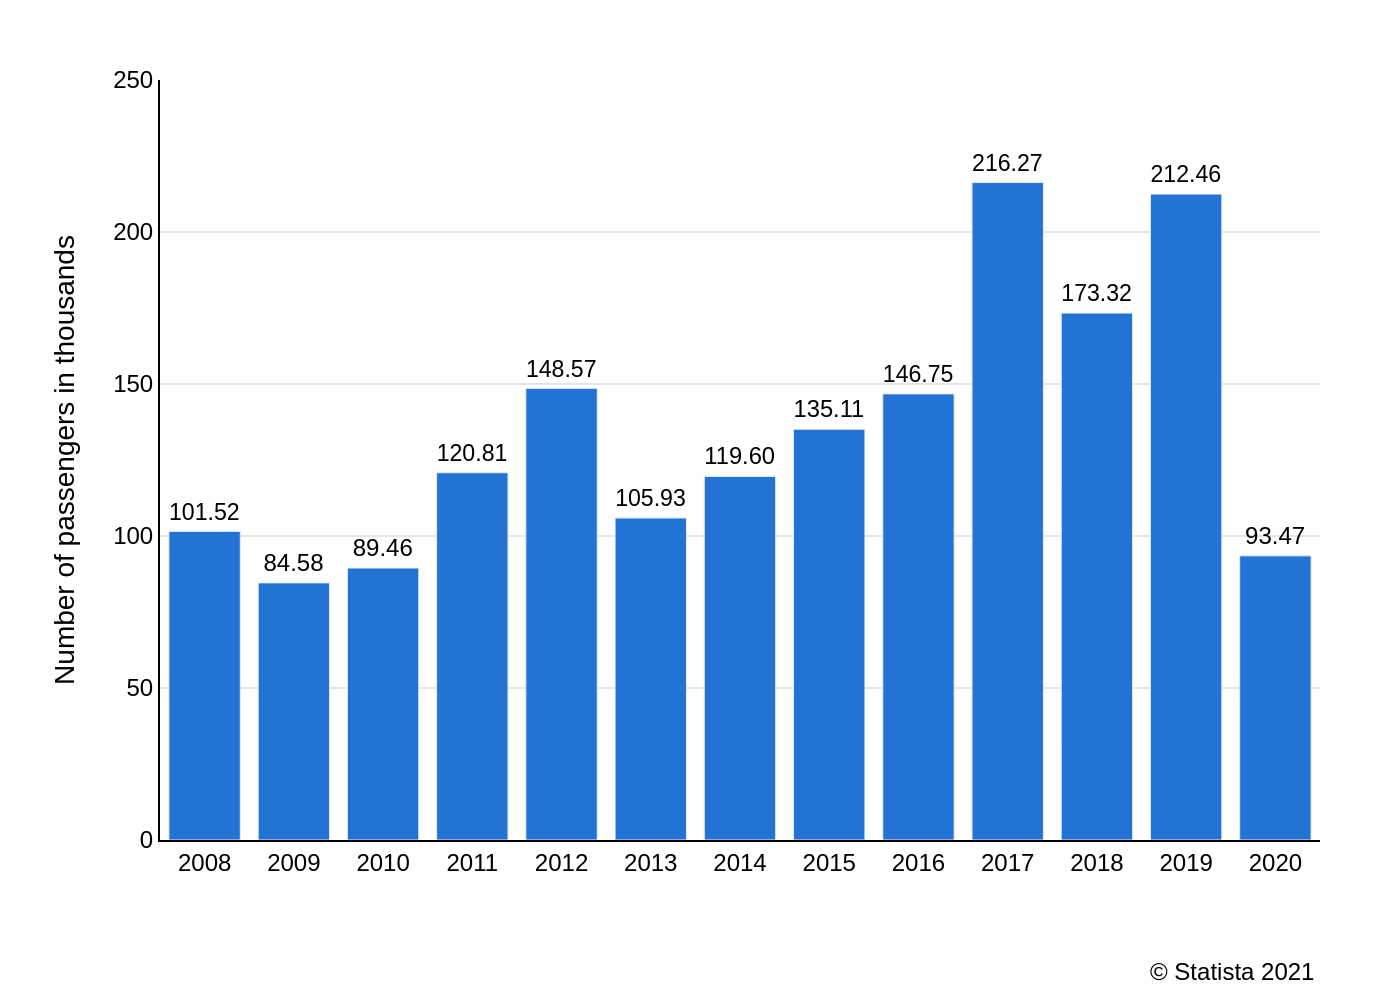

Source code (Python):
import sys
import json
import pathlib
import plotly.graph_objects as go

if len(sys.argv) != 2:
    print(f"Usage: python {sys.argv[0]} <json_file_path>")
    sys.exit(1)

json_file_path = sys.argv[1]
json_path = pathlib.Path(json_file_path)
output_png_path = json_path.with_suffix('.png')

try:
    with open(json_path, 'r', encoding='utf-8') as f:
        chart_info = json.load(f)
except FileNotFoundError:
    print(f"Error: JSON file not found at {json_path}")
    sys.exit(1)
except json.JSONDecodeError:
    print(f"Error: Could not decode JSON from {json_path}")
    sys.exit(1)

data = chart_info['chart_data']
texts = chart_info['texts']
colors = chart_info['colors']

x_values = [d['x'] for d in data]
y_values = [d['y'] for d in data]

fig = go.Figure()

fig.add_trace(go.Bar(
    x=x_values,
    y=y_values,
    marker_color=colors[0],
    text=y_values,
    texttemplate='%{text:.2f}',
    textposition='outside',
    cliponaxis=False,
    hoverinfo='none'
))

fig.update_layout(
    font=dict(
        family="Arial",
        size=12,
        color="black"
    ),
    plot_bgcolor='white',
    paper_bgcolor='white',
    showlegend=False,
    margin=dict(l=80, r=40, t=40, b=80),
    xaxis=dict(
        tickmode='array',
        tickvals=x_values,
        tickangle=0,
        showgrid=False,
        linecolor='black',
        linewidth=1
    ),
    yaxis=dict(
        title_text=texts['y_axis_title'],
        range=[0, 250],
        showgrid=True,
        gridcolor='#E5E5E5',
        zeroline=False,
        linecolor='black',
        linewidth=1
    )
)

fig.add_annotation(
        text=texts['source'],
        align='right',
        showarrow=False,
        xref='paper',
        yref='paper',
        x=1.0,
        y=-0.15,
        xanchor='right',
        yanchor='top'
)

fig.write_image(str(output_png_path), scale=2)

print(f"Chart saved to {output_png_path}")
